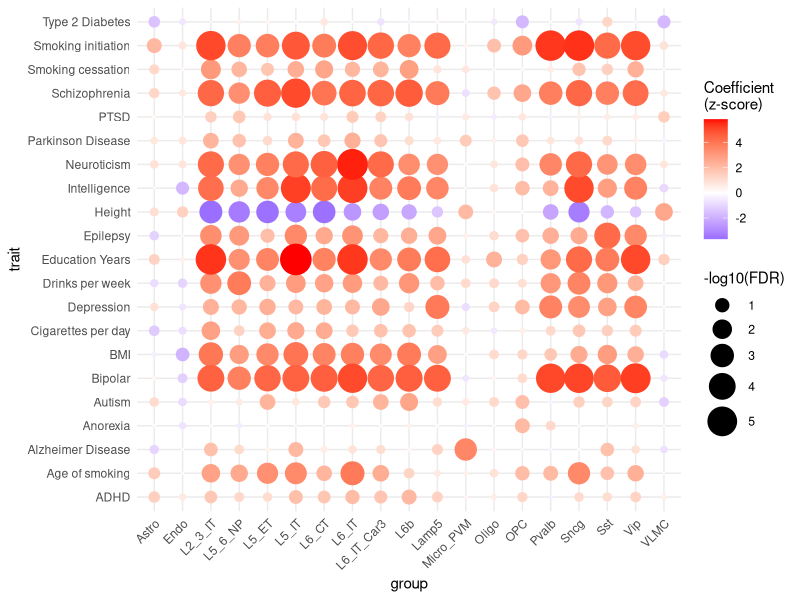
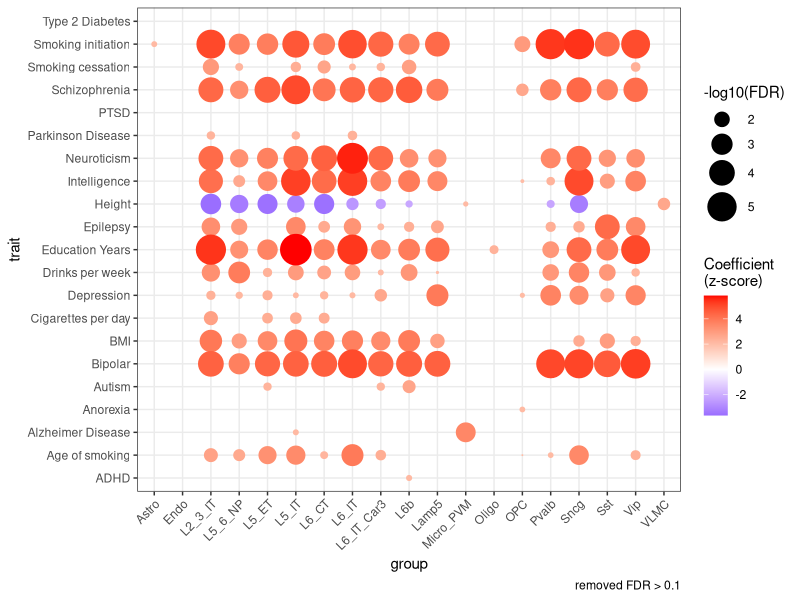

Recreate these plots in R, in order.
setwd('/dcs04/lieber/marmaypag/spatialdACC_LIBD4125/spatialdACC/')

library(ggplot2)
library(RColorBrewer)
library(here)

###load LDSC results
ldsc_results <- read.csv(file=here::here('code','17-3_LDSC_pairwise',
                         'snRNA-seq','ldsc_results.csv'))

##########dotplots#############
###make -log10FDR column
ldsc_results$log10fdr <- -log10(ldsc_results$FDR)

####to make nmf only###
#ldsc_results <- ldsc_results[ldsc_results$cell %in% paste0('nmf',c(1:100)),]

####to remove FDR > 0.05
#ldsc_results<-ldsc_results[ldsc_results$FDR<0.05,]

###plot
pdf(here('plots','17-3_LDSC_pairwise','snRNA-seq','ldsc_results.pdf'),width=10,height=10)

ggplot(ldsc_results, aes(x = cell, y = trait, size = log10fdr, color = Coefficient_z.score)) +
    geom_point() +
    scale_size_continuous(range = c(0, 10)) + # Set minimum size to zero for the size scale
    scale_color_gradient2(low = 'blue', high = 'red', midpoint = 0,
                          name = "Coefficient\n(z-score)") +
    theme_minimal() +
    theme(axis.text.x = element_text(angle = 45, hjust = 1)) +
    labs(size = "-log10(FDR)",x='group')

ggplot(ldsc_results, aes(x = cell, y = trait, size = ifelse(FDR > 0.1, NA, log10fdr), color = Coefficient_z.score)) +
    geom_point() +
    scale_size_continuous(range = c(0, 10)) + # Set minimum size to zero for the size scale
    scale_color_gradient2(low = 'blue', high = 'red', midpoint = 0,
                          name = "Coefficient\n(z-score)") +
    theme_bw() +
    theme(axis.text.x = element_text(angle = 45, hjust = 1)) +
    labs(size = "-log10(FDR)",x='group',
         caption = "removed FDR > 0.1")

dev.off()
